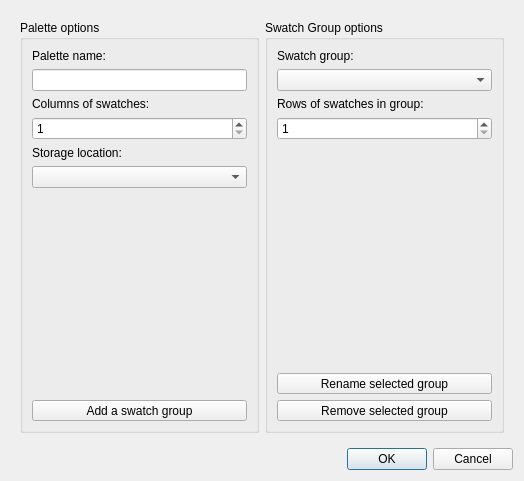
<?xml version="1.0" encoding="UTF-8"?>
<ui version="4.0">
 <author>
    SPDX-FileCopyrightText: none
    SPDX-License-Identifier: GPL-3.0-or-later
  </author>
 <class>WdgDlgPaletteEditor</class>
 <widget class="QDialog" name="WdgDlgPaletteEditor">
  <property name="geometry">
   <rect>
    <x>0</x>
    <y>0</y>
    <width>524</width>
    <height>481</height>
   </rect>
  </property>
  <property name="windowTitle">
   <string>Palette Editor</string>
  </property>
  <layout class="QVBoxLayout" name="verticalLayout">
   <item>
    <widget class="QWidget" name="widget" native="true">
     <layout class="QHBoxLayout" name="horizontalLayout_3">
      <item>
       <widget class="QGroupBox" name="gbxPalette">
        <property name="title">
         <string>Palette options</string>
        </property>
        <layout class="QVBoxLayout" name="verticalLayout_3">
         <item>
          <widget class="QLabel" name="labelName">
           <property name="text">
            <string>Palette name:</string>
           </property>
          </widget>
         </item>
         <item>
          <widget class="QLineEdit" name="lineEditName"/>
         </item>
         <item>
          <widget class="QLabel" name="labelColCount">
           <property name="text">
            <string>Columns of swatches:</string>
           </property>
          </widget>
         </item>
         <item>
          <widget class="QSpinBox" name="spinBoxCol">
           <property name="minimum">
            <number>1</number>
           </property>
          </widget>
         </item>
         <item>
          <widget class="QLabel" name="label">
           <property name="text">
            <string>Storage location:</string>
           </property>
          </widget>
         </item>
         <item>
          <widget class="QComboBox" name="storageLocation"/>
         </item>
         <item>
          <spacer name="verticalSpacer_2">
           <property name="orientation">
            <enum>Qt::Vertical</enum>
           </property>
           <property name="sizeHint" stdset="0">
            <size>
             <width>20</width>
             <height>40</height>
            </size>
           </property>
          </spacer>
         </item>
         <item>
          <widget class="QToolButton" name="bnAddGroup">
           <property name="sizePolicy">
            <sizepolicy hsizetype="MinimumExpanding" vsizetype="Fixed">
             <horstretch>0</horstretch>
             <verstretch>0</verstretch>
            </sizepolicy>
           </property>
           <property name="text">
            <string>Add a swatch group</string>
           </property>
          </widget>
         </item>
        </layout>
       </widget>
      </item>
      <item>
       <widget class="QGroupBox" name="gbxGroup">
        <property name="title">
         <string>Swatch Group options</string>
        </property>
        <layout class="QVBoxLayout" name="verticalLayout_2">
         <item>
          <widget class="QLabel" name="labelColorGroupList">
           <property name="text">
            <string>Swatch group:</string>
           </property>
          </widget>
         </item>
         <item>
          <widget class="QComboBox" name="cbxGroup"/>
         </item>
         <item>
          <widget class="QLabel" name="labelRowCount">
           <property name="text">
            <string>Rows of swatches in group:</string>
           </property>
          </widget>
         </item>
         <item>
          <widget class="QSpinBox" name="spinBoxRow">
           <property name="minimum">
            <number>1</number>
           </property>
          </widget>
         </item>
         <item>
          <spacer name="verticalSpacer">
           <property name="orientation">
            <enum>Qt::Vertical</enum>
           </property>
           <property name="sizeHint" stdset="0">
            <size>
             <width>20</width>
             <height>40</height>
            </size>
           </property>
          </spacer>
         </item>
         <item>
          <widget class="QToolButton" name="bnRenGroup">
           <property name="sizePolicy">
            <sizepolicy hsizetype="MinimumExpanding" vsizetype="Fixed">
             <horstretch>0</horstretch>
             <verstretch>0</verstretch>
            </sizepolicy>
           </property>
           <property name="text">
            <string comment="Group as Swatch Group in a Palette">Rename selected group</string>
           </property>
          </widget>
         </item>
         <item>
          <widget class="QToolButton" name="bnDelGroup">
           <property name="sizePolicy">
            <sizepolicy hsizetype="MinimumExpanding" vsizetype="Fixed">
             <horstretch>0</horstretch>
             <verstretch>0</verstretch>
            </sizepolicy>
           </property>
           <property name="text">
            <string comment="Group as Swatch Group in a Palette">Remove selected group</string>
           </property>
          </widget>
         </item>
        </layout>
       </widget>
      </item>
     </layout>
    </widget>
   </item>
   <item>
    <widget class="QDialogButtonBox" name="buttonBox">
     <property name="orientation">
      <enum>Qt::Horizontal</enum>
     </property>
     <property name="standardButtons">
      <set>QDialogButtonBox::Cancel|QDialogButtonBox::Ok</set>
     </property>
    </widget>
   </item>
  </layout>
 </widget>
 <resources/>
 <connections>
  <connection>
   <sender>buttonBox</sender>
   <signal>rejected()</signal>
   <receiver>WdgDlgPaletteEditor</receiver>
   <slot>reject()</slot>
   <hints>
    <hint type="sourcelabel">
     <x>316</x>
     <y>260</y>
    </hint>
    <hint type="destinationlabel">
     <x>286</x>
     <y>274</y>
    </hint>
   </hints>
  </connection>
  <connection>
   <sender>buttonBox</sender>
   <signal>accepted()</signal>
   <receiver>WdgDlgPaletteEditor</receiver>
   <slot>accept()</slot>
   <hints>
    <hint type="sourcelabel">
     <x>248</x>
     <y>254</y>
    </hint>
    <hint type="destinationlabel">
     <x>157</x>
     <y>274</y>
    </hint>
   </hints>
  </connection>
 </connections>
</ui>
